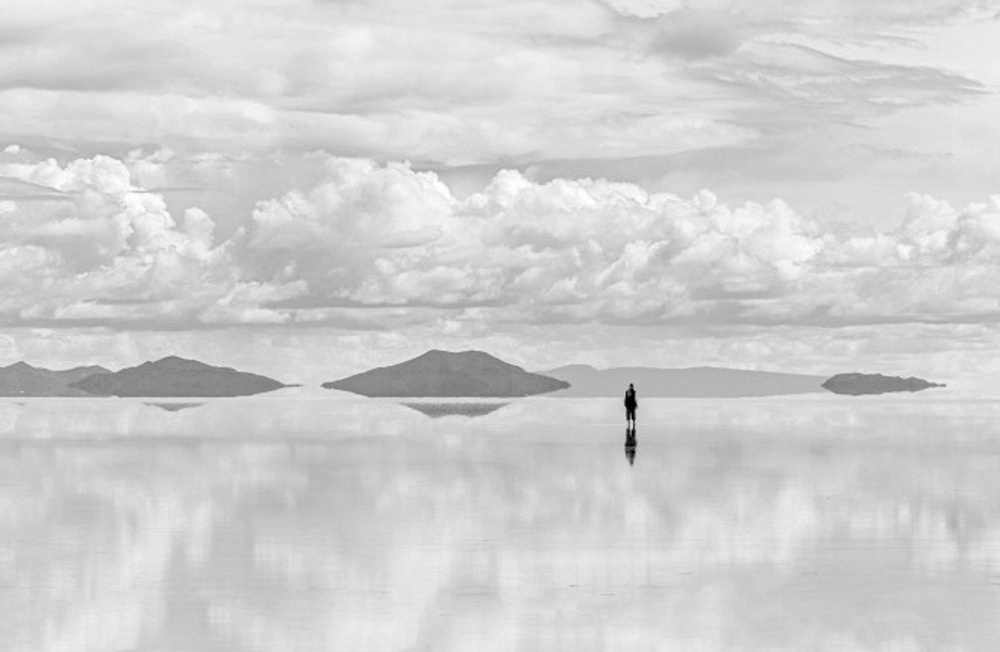
#> input picture Labs/images/low_contrast.jpg, 1000 x 652 px, shrunk from 1680 x 1096 before the run
$ jupyter execute lab_quantization.ipynb
#> lines starting #> are read from the running program, lines starting #| are printed output that depends on the picture
# Week 5-6: Image Quantization

<font size="6"> Laboratory 3 </font> <br>
<font size="3"> Last updated April 18, 2023 </font>

## <span style="color:orange;"> 00. Content </span>

<font size="5"> Mathematics </font>
- probability mass function
- cumulative distribution function

<font size="5"> Programming Skills </font>
- funtions
- loops
- multi-dimensional arrays

<font size="5"> Embedded Systems </font>
- Thonny and MicroPython

## <span style="color:orange;"> 0. Required Hardware </span>

- Raspberry Pi Pico
- Breadboard
- USB connector
- Camera (Arducam HM01B0)

<h3 style="background-color:lightblue"> Write your name and email below: </h3>

**Name:** me

**Email:** me @purdue.edu

## <span style="color:orange;"> 1. Quantization  </span>

In [The Data Science Labs on Mulitvariable Calculus](https://thedatasciencelabs.github.io/DataLab_Multivariate_Calculus/intro.html), we briefly introduce uniform quantization methods. Quantization of images refers to the process of reducing the information of an image from a wider range of values to a smaller range. Quantization is used for image compression to reduce storage space on devices, for creating image filters, and for processes like printing. As we saw in the previous lab on texture identification, grayscale images contain values between 0 and 255, but what if we could only use 5 values or 10 values? We'd need some sort of map or function that tells us how to change our range 0-255 to the 5 new discrete levels.

[cell 1]
import numpy as np
import matplotlib.pyplot as plt

num_levels=5
x = np.linspace(0,255,num_levels+1)
y = np.linspace(0,255,num_levels)

plt.step(x, np.append(y,y[-1]), where='post')
plt.xlabel('Grayscale Value')
plt.ylabel('Quantized Value')
plt.title('Uniform Quantization in 1D with 5 Levels')
plt.show()
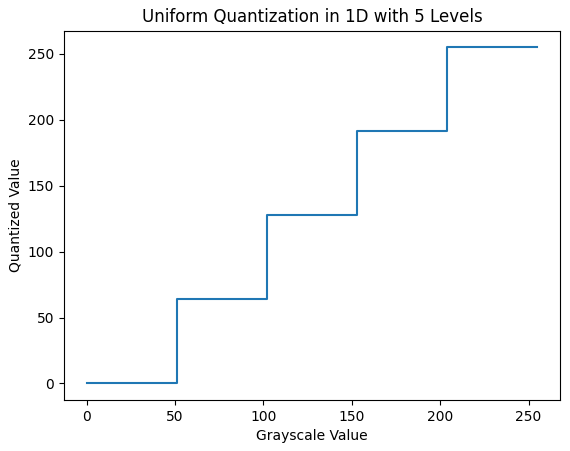
#> figure drawn by matplotlib, 1 panel

We can interpret the graph like this. Given a image $I$ that is $m\times n$, at each pixel location $(i,j)$ we know the grayscale value, i.e., some whole number between 0 and 255. Then we change the grayscale value at $(i,j)$ to a new value based on the graph. For example, with 5 quantization levels if the grayscale value is originally 40, we will change it to 0.

### <span style="color:red"> Exercise </span>

Write a function that takes in a grayscale image as a NumPy array and returns a uniformly quantized image with $k$ levels. Show your results on [low_contrast.jpg](**add link**) when $k=2,5,10,25$.

<h3 style="background-color:lightblue"> Write Answer for Exercise Below </h3>

[cell 2]
from PIL import Image                                   # needed for reading images

img = np.array(Image.open('images/low_contrast.jpg'))          # read in the image and store it as a numpy array
#> img is the input picture: shape (652, 1000); min 0, max 255, mean 208.4
print(f'image size is {img.shape}')
#| image size is (652, 1000)
fig, ax = plt.subplots(figsize=(12,6))                  # create figure and set figure size
ax.imshow(img, cmap='gray', vmin=0,vmax=255)            # display the image in grayscale between 0 and 255
ax.axis('off')
plt.show()

### <span style="color:red"> Exercise </span>

Write a function that quantizes an image according to the power function shown below with $k$ levels and power $p$. This is an example of non-uniform quantization.

<h3 style="background-color:lightblue"> Write Answer for Exercise Below </h3>

[cell 3]
num_levels = 8
power = 4.0
x = np.linspace(0,255,num_levels+1)
y = np.power( np.linspace(0, 255**(1/power), num=num_levels), power)

plt.step(x, np.append(y,y[-1]), where='post')
plt.xlabel('Grayscale Value')
plt.ylabel('Quantized Value')
plt.title('Non-uniform Quantization in 1D')
plt.show()
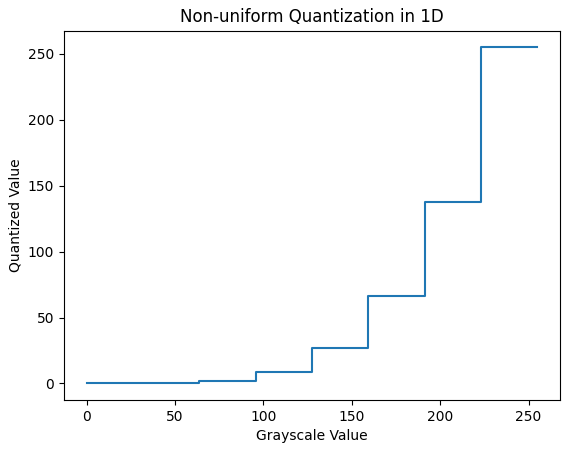
#> figure drawn by matplotlib, 1 panel

## <span style="color:orange;"> 2. Histogram Equalization  </span>

Histogram equalization is a type of adaptive image processing method, which means the transformation is dependent on the image itself. Histogram equalization is used in medical imaging applications and other scientific imaging in fields like astronomy and microbiology. The uniform quantization method from the previous exercise is non-adaptive since we would apply the same quantization function no matter what image we are given.

Let's say image $I$ is $m \times n$. Suppose the probability that a pixel value is at level $\ell$ is the frequency of $\ell$ in the image.
That means the **probability mass function** (pmf) corresponding to image $I$ is
$$ p_I(\ell) = \frac{\text{\# of times $\ell$ appears in $I$}}{m\cdot n}\quad \text{ for } \ell = 0,1,2,\dots,255. $$
The **cumulative distribution function** (cdf) of $I$ is
$$ F_I(\ell) = P(I \leq \ell) = \sum_{j=0}^\ell p_I(j) \quad \text{ for } \ell = 0,1,2,\dots,255.$$

### <span style="color:red"> Exercise </span>

Plot the probability mass function and the cumulative distribution function of `low_contrast.jpg`.

<h3 style="background-color:lightblue"> Write Answer for Exercise Below </h3>

[cell 4]
# remove solution
img = np.array(Image.open('images/low_contrast.jpg'))
fig, ax = plt.subplots(1,2, figsize=(18,6))
ax[0].imshow(img, cmap='gray', vmin=0,vmax=255)
ax[0].axis('off')

count, bins = np.histogram(img.flatten(), 256)
#> count = 256 values, max 17849 at index 211, min 0 at index 85, mean 2546.9; bins = 257 values from 0 to 255
pdf = count / sum(count)
#> pdf = 256 values, max 0.0274 at index 211, min 0 at index 85, mean 0.00391
cdf = np.cumsum(pdf)
#> cdf = 256 values from 4.45e-05 to 1
ax[1].bar(bins[1:], pdf, label="PMF")
ax[1].plot(bins[1:], cdf, label="CDF")
ax[1].set_xlim([0,255])
ax[1].legend()
plt.show()
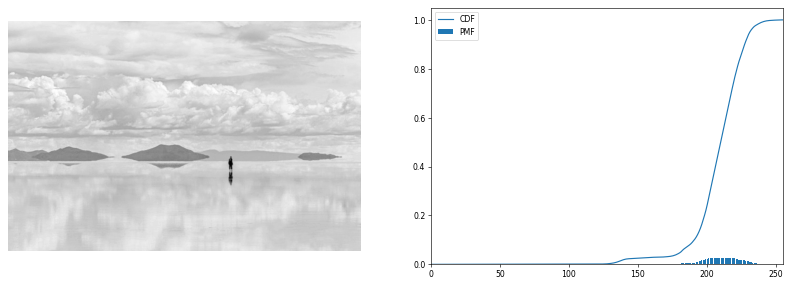
#> figure drawn by matplotlib, 2 panels; panel 2: tallest bar 0.0274 high, from x = 210.8 to 211.6; panel 2: curve peaks at x = 255, y = 1

### <span style="color:red"> Exercise </span>

Plot the pmf and cdf of `low_contrast.jpg` after uniform quantization with $25$ levels. Describe how the quantization process changed these two functions.

<h3 style="background-color:lightblue"> Write Answer for Exercise Below </h3>

Now, we will derive the method of histogram equalization.

Starting with an image $I$ of size $m\times n$, we want to define a map that changes the original pixel intensities to a new values.
Let's call the transformed image $I_{new}$.

The goal of histogram equlization is to **evenly distribute** pixel **intesities** across the whole range of values $0$ to $255$. This means $I_{new}$ will have the same number of pixels at each intensity. The pmf of $I_{new}$ would then be flat.

### <span style="color:red"> Exercise </span>

If the pmf of $I_{new}$ will be flat, what will the cdf of $I_{new}$ look like? Why?

<h3 style="background-color:lightblue"> Write Answer for Exercise Below </h3>

Denote the pmf of $I_{new}$ by $$H(\ell) = P(I_{new} \leq \ell)\quad \text{ for } \ell = 0,1,2,\dots,255.$$

If $I_{new}$ has the same number of pixels at each intensity, then there are $\frac{m\cdot n }{255}$ pixels with value $\ell$ for $\ell = 0,1,2,\dots,255$.

### <span style="color:red"> Exercise </span>

Explain why
$$ H(\ell) = \frac{(\ell + 1) \cdot m\cdot n}{255} \quad \text{ for } \ell = 0,1,2,\dots,255.$$

<h3 style="background-color:lightblue"> Write Answer for Exercise Below </h3>

Now, in image $I$, the grayscale value 0 will change to some new value between $0$ and $255$.
Since we haven't defined the exact transformation map, let's call that new level $n_0$.
In the same way, we will change pixel in $I$ with the grayscale value 1 to some new value $n_1$.
Pixels with value 2 in $I$ will change to the value $n_2$ and so on until we reach $n_{255}$.

In other words, in our transformed image $I_{new}$, we map the intensity levels $0,1,2,\dots,255$ in the original image $I$ to some new levels $n_0,n_1,n_2,\dots,n_{255}$.

We want the number of pixels with intensity between $0$ and $\ell$ in image $I$ to be the same as number of pixels with intensity between $0$ and $n_\ell$ in image $I_{new}$.

By definition, $F_I(\ell)$ is the number pixels in $I$ with intensity between $0$ and $\ell$.

Similarly,  $H(n_\ell)$ is the number pixels in $I_{new}$ with intensity between $0$ and $n_\ell$.

To figure what levels $n_0,n_1,n_2,\dots,n_{255}$ are ideal to even out the grayscale intensity in the image $I$, we want to set
$$ F_I(\ell)  = H(n_\ell)\quad \text{ for } \ell = 0,1,2,\dots,255.$$

### <span style="color:red"> Exercise </span>

In the last line, evaluate the function $H$ at $n_\ell$ and solve for $n_\ell$. Format your answer using $\LaTeX$.

<h3 style="background-color:lightblue"> Write Answer for Exercise Below </h3>

---
**NOTE**

This is a 2-week lab. Turn in the exercises above. Pick up from here during the next lab session.

---

### <span style="color:red"> Exercise </span>

Now that we know the values for $n_0,n_1,n_2,\dots,n_{255}$, we are ready to implement the histogram equalization process.

Implement histogram equalization on `low_contrast.jpg`.
Plot the transformed image $I_{new}$ along with the pmf and cdf of $I_{new}$.

*Hint: If the new levels $n_0,n_1,\dots,n_{255}$ are not integers (which is likely), then use `np.floor` function to round down.*

<h3 style="background-color:lightblue"> Write Answer for Exercise Below </h3>

[cell 5]
# remove solution
transform_map = np.floor(255*cdf).astype(np.uint8)
#> transform_map = 256 values from 0 to 255
img_list = list(img.flatten())
#> img_list = 652000 items
eq_img_list = [transform_map[p] for p in img_list]
#> eq_img_list = 652000 items
eq_img_array = np.reshape(np.asarray(eq_img_list), img.shape)
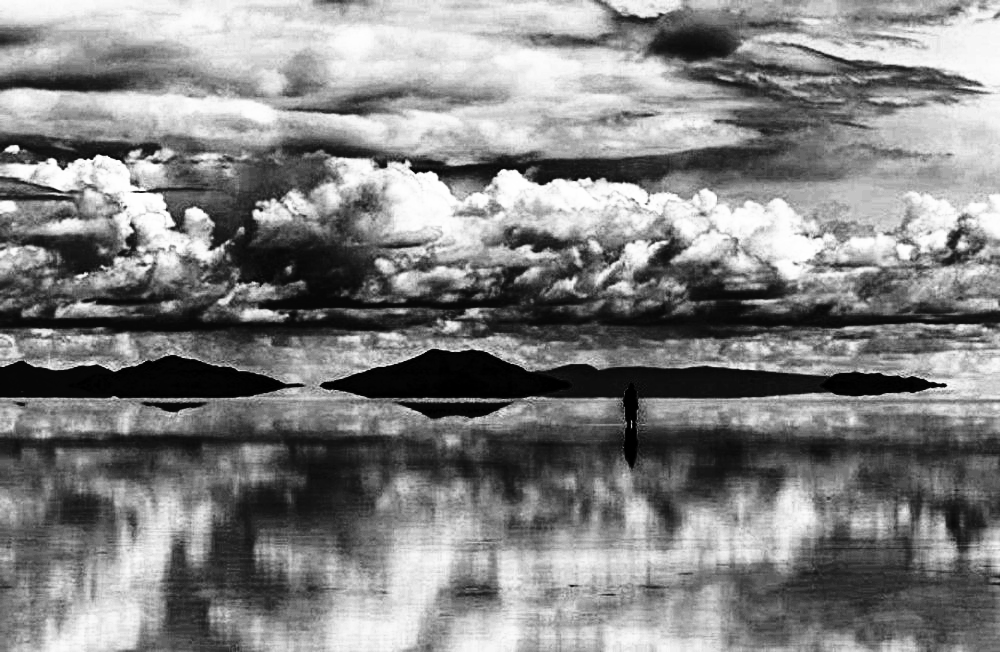
#> eq_img_array: shape (652, 1000); min 0, max 255, mean 129.5
img2 = eq_img_array

fig, ax = plt.subplots(1,2, figsize=(18,6))
ax[0].imshow(img2, cmap='gray', vmin=0,vmax=255)
ax[0].axis('off')

count, bins = np.histogram(img2.flatten(), 255)
#> count = 255 values, max 17849 at index 136, min 0 at index 16, mean 2556.9; bins = 256 values from 0 to 255
pdf = count / sum(count)
#> pdf = 255 values, max 0.0274 at index 136, min 0 at index 16, mean 0.00392
cdf = np.cumsum(pdf)
#> cdf = 255 values from 0.00388 to 1
ax[1].bar(bins[1:], pdf, label="PMF")
ax[1].plot(bins[1:], cdf, label="CDF")
ax[1].set_xlim([0,255])
ax[1].legend()
plt.show()
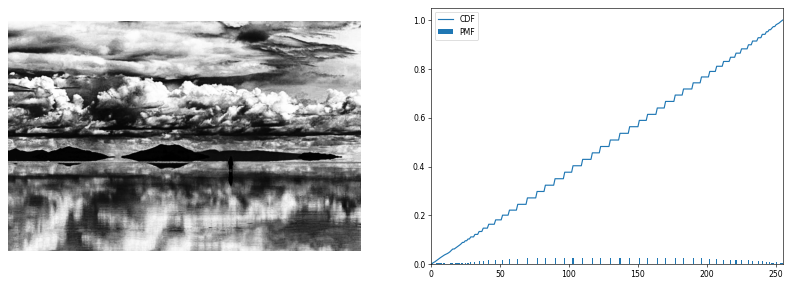
#> figure drawn by matplotlib, 2 panels; panel 2: tallest bar 0.0274 high, from x = 136.6 to 137.4; panel 2: curve peaks at x = 255, y = 1
